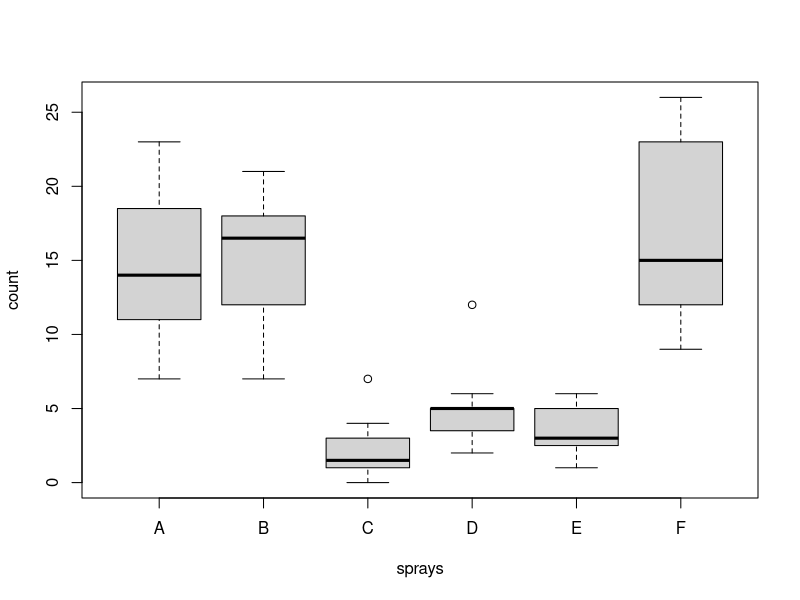

R code for this plot: (Note: this script raises an error after producing the figure.)
rm(list = ls())

par("mfrow"=c(1,1))
count = InsectSprays$count
sprays = InsectSprays$spray

plot(count ~ sprays)

results = simplify2array(tapply(count, sprays, function(x) shapiro.test(x)[1:2]))
results
# alpha = .05
# C, D p-value is alarmingly low, dont use bartlett, use levene

# on linux install with your package manager -> r-car / r-cran-car
install.packages("car", dependencies=TRUE)
library("car")
leveneTest(count~sprays, center=mean)
# p-value is very low, we have to dismiss H0 and we lose all hope and go home

par("mfrow"=c(2,3))
tapply(count, sprays, function(x){qqnorm(x); qqline(x)})

# we shall take a square root of the data
count = sqrt(count)
leveneTest(count~sprays, center=mean)
# p-value is acceptable now
plot(count ~ sprays)

results = simplify2array(tapply(count, sprays, function(x) shapiro.test(x)[1:2]))
results

par("mfrow"=c(2,3))
tapply(count, sprays, function(x){qqnorm(x); qqline(x)})

# H0: mi1=mi2=...mi6
# H1: !H0
model = lm(count ~ sprays)
anova(model)

pairwise.t.test(count,sprays,p.adjust.method="bonferroni")
tukey = TukeyHSD(aov(model),  conf.level=.95)
tukey
plot(tukey)
# if two groups' confidence level is close to 0, then the means are similar